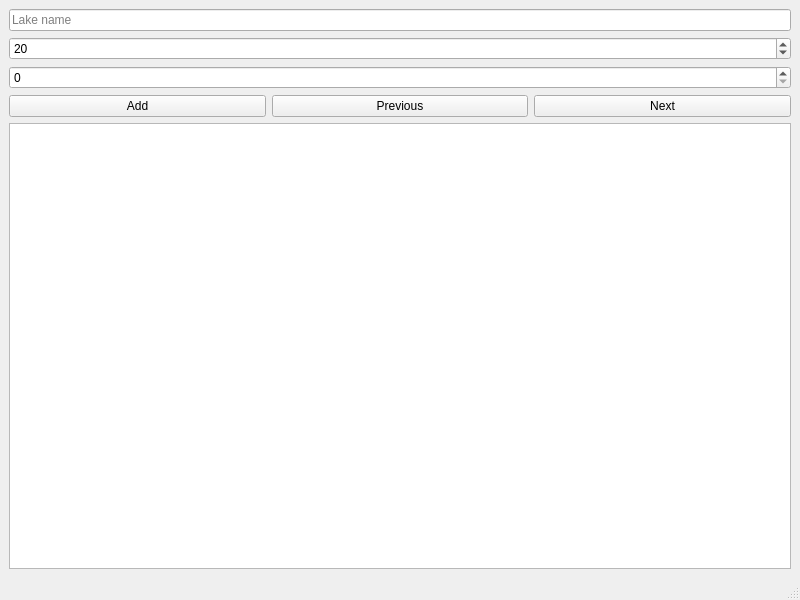
<?xml version="1.0" encoding="UTF-8"?>
<ui version="4.0">
 <class>MainWindow</class>
 <widget class="QMainWindow" name="MainWindow">
  <property name="geometry">
   <rect>
    <x>0</x>
    <y>0</y>
    <width>800</width>
    <height>600</height>
   </rect>
  </property>
  <property name="windowTitle">
   <string>Main Window</string>
  </property>

  <widget class="QWidget" name="centralwidget">
   <layout class="QVBoxLayout" name="verticalLayout">

    <!-- txtName -->
    <item>
     <widget class="QLineEdit" name="txtName">
      <property name="placeholderText">
       <string>Lake name</string>
      </property>
     </widget>
    </item>

    <!-- spinTemp -->
    <item>
     <widget class="QSpinBox" name="spinTemp">
      <property name="minimum">
       <number>-30</number>
      </property>
      <property name="maximum">
       <number>50</number>
      </property>
      <property name="value">
       <number>20</number>
      </property>
     </widget>
    </item>

    <!-- spinVisitors -->
    <item>
     <widget class="QSpinBox" name="spinVisitors">
      <property name="minimum">
       <number>0</number>
      </property>
      <property name="maximum">
       <number>100000</number>
      </property>
     </widget>
    </item>

    <!-- Buttonleiste -->
    <item>
     <layout class="QHBoxLayout" name="horizontalLayout">
      <item>
       <widget class="QPushButton" name="btnAdd">
        <property name="text">
         <string>Add</string>
        </property>
       </widget>
      </item>
      <item>
       <widget class="QPushButton" name="btnPrevious">
        <property name="text">
         <string>Previous</string>
        </property>
       </widget>
      </item>
      <item>
       <widget class="QPushButton" name="btnNext">
        <property name="text">
         <string>Next</string>
        </property>
       </widget>
      </item>
     </layout>
    </item>

    <!-- Liste -->
    <item>
     <widget class="QListWidget" name="listWidgetEntries"/>
    </item>

   </layout>
  </widget>

  <widget class="QMenuBar" name="menubar">
   <property name="geometry">
    <rect>
     <x>0</x>
     <y>0</y>
     <width>800</width>
     <height>22</height>
    </rect>
   </property>
  </widget>

  <widget class="QStatusBar" name="statusbar"/>
 </widget>

 <resources/>
 <connections/>
</ui>
